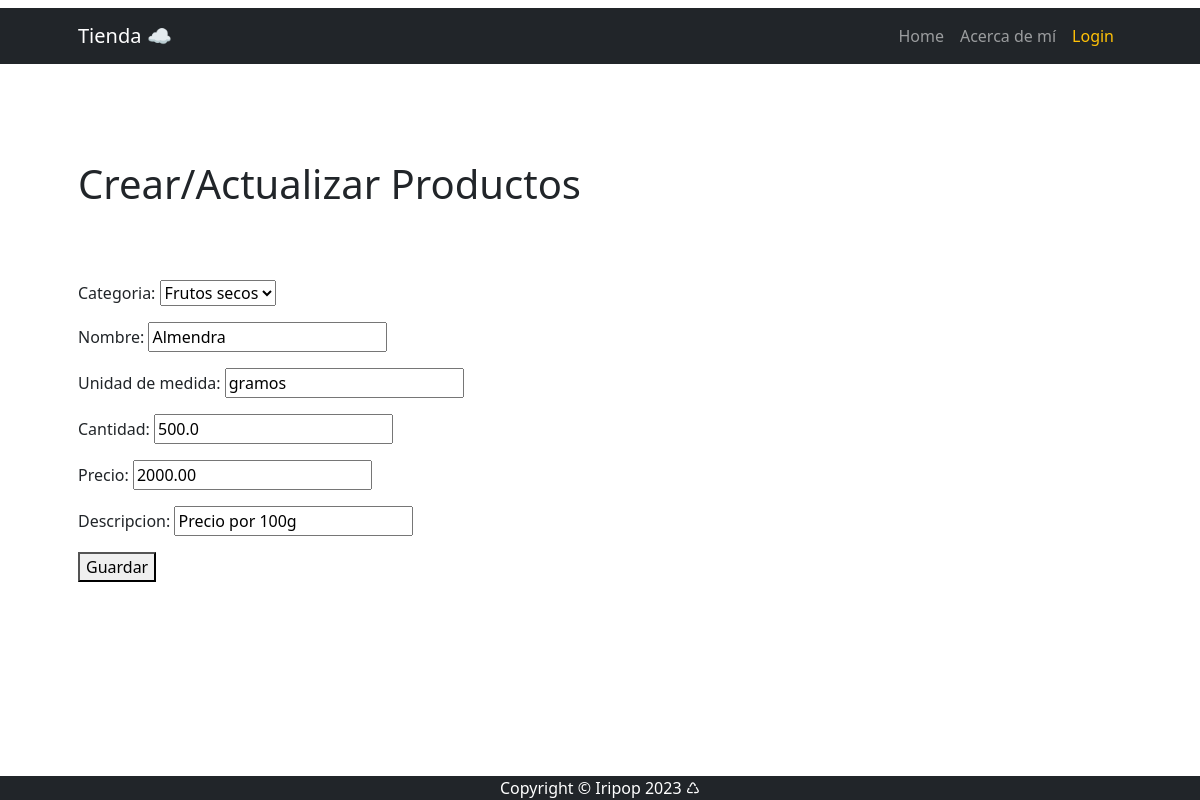
Before: /producto/update/7 with the older database file.
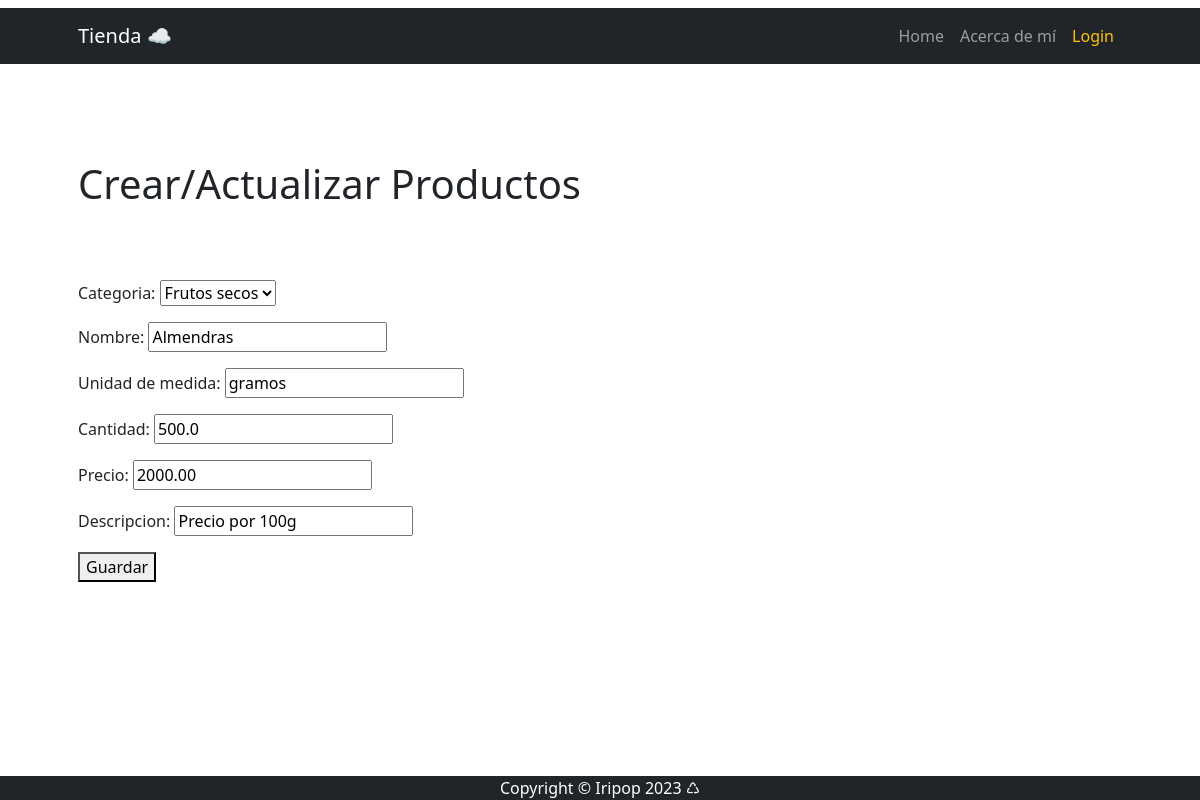
After: the same page with the newer database file.
### apps/producto/models.py (models this page shows, shortened)
class ProductoCategoria(models.Model):
    nombre = models.CharField(max_length=200, unique=True)
    descripcion = models.CharField(
        max_length=250, null=True, blank=True, verbose_name="descripción")
    def __str__(self):
        return self.nombre
    class Meta:
        verbose_name = "categoría de productos"
        verbose_name_plural = "categorías de productos"

class Producto(models.Model):
    categoria = models.ForeignKey(ProductoCategoria, on_delete=models.SET_NULL, blank=True, null=True)
    nombre = models.CharField(max_length=100)
    unidad_de_medida = models.CharField(max_length=100)
    cantidad = models.FloatField()
    precio = models.DecimalField(max_digits=10, decimal_places=2)
    descripcion = models.CharField(max_length=250, null=True, blank=True)
    fecha_actualizacion = models.DateTimeField(
    default=timezone.now, editable=False, verbose_name="fecha de actualización")

### apps/producto/views.py (the view)
# urls.py: path("producto/update/<int:pk>", views.ProductoUpdate.as_view(), name="producto_update"),
class ProductoUpdate(UpdateView):
    model = models.Producto
    form_class = forms.ProductoForm
    success_url = reverse_lazy("producto:producto_list")

### apps/producto/forms.py
class ProductoForm(forms.ModelForm):
    class Meta:
        model = models.Producto
        fields = "__all__"

### apps/producto/templates/producto/producto_form.html (shortened to what this page needs)
{% extends 'producto/index.html' %}
{% block INDEX_TITULO %}
    Crear/Actualizar Productos
{% endblock INDEX_TITULO %}
{% block INDEX_CONTENIDO %}
    <form method="post">
        {{ form.as_p}}
        <button type="submit">Guardar</button>
    </form>
{% endblock INDEX_CONTENIDO %}

Changed rows visible on the page:
changed through a linked row, ProductoCategoria: nombre "Almendra" → "Almendras"
